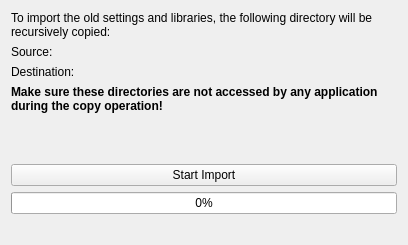
<?xml version="1.0" encoding="UTF-8"?>
<ui version="4.0">
 <class>librepcb::application::InitializeWorkspaceWizard_FinalizeImport</class>
 <widget class="QWizardPage" name="librepcb::application::InitializeWorkspaceWizard_FinalizeImport">
  <property name="geometry">
   <rect>
    <x>0</x>
    <y>0</y>
    <width>408</width>
    <height>245</height>
   </rect>
  </property>
  <property name="windowTitle">
   <string>Finalize Import</string>
  </property>
  <property name="title">
   <string>Finalize Import</string>
  </property>
  <property name="subTitle">
   <string>Ready to start the import operation.</string>
  </property>
  <layout class="QGridLayout" name="gridLayout" columnstretch="0,1">
   <item row="0" column="0" colspan="2">
    <widget class="QLabel" name="label">
     <property name="text">
      <string>To import the old settings and libraries, the following directory will be recursively copied:</string>
     </property>
     <property name="wordWrap">
      <bool>true</bool>
     </property>
    </widget>
   </item>
   <item row="7" column="0" colspan="2">
    <widget class="QProgressBar" name="progressBar">
     <property name="value">
      <number>0</number>
     </property>
    </widget>
   </item>
   <item row="1" column="0">
    <widget class="QLabel" name="label_2">
     <property name="text">
      <string>Source:</string>
     </property>
    </widget>
   </item>
   <item row="1" column="1">
    <widget class="QLabel" name="lblSourceDir">
     <property name="wordWrap">
      <bool>true</bool>
     </property>
    </widget>
   </item>
   <item row="8" column="0" colspan="2">
    <widget class="QLabel" name="lblStatus">
     <property name="text">
      <string notr="true"/>
     </property>
    </widget>
   </item>
   <item row="3" column="1">
    <widget class="QLabel" name="lblDestinationDir">
     <property name="text">
      <string notr="true"/>
     </property>
     <property name="wordWrap">
      <bool>true</bool>
     </property>
    </widget>
   </item>
   <item row="4" column="0" colspan="2">
    <widget class="QLabel" name="label_3">
     <property name="font">
      <font>
       <weight>75</weight>
       <bold>true</bold>
      </font>
     </property>
     <property name="text">
      <string>Make sure these directories are not accessed by any application during the copy operation!</string>
     </property>
     <property name="wordWrap">
      <bool>true</bool>
     </property>
    </widget>
   </item>
   <item row="3" column="0">
    <widget class="QLabel" name="label_4">
     <property name="text">
      <string>Destination:</string>
     </property>
    </widget>
   </item>
   <item row="6" column="0" colspan="2">
    <widget class="QPushButton" name="pushButton">
     <property name="text">
      <string>Start Import</string>
     </property>
    </widget>
   </item>
   <item row="5" column="0" colspan="2">
    <spacer name="verticalSpacer">
     <property name="orientation">
      <enum>Qt::Vertical</enum>
     </property>
     <property name="sizeHint" stdset="0">
      <size>
       <width>20</width>
       <height>40</height>
      </size>
     </property>
    </spacer>
   </item>
  </layout>
 </widget>
 <resources/>
 <connections/>
</ui>
